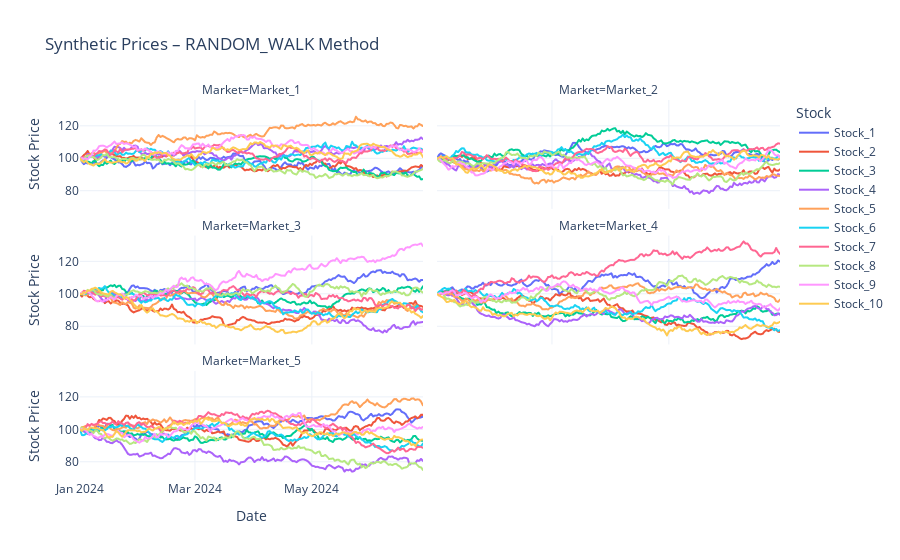
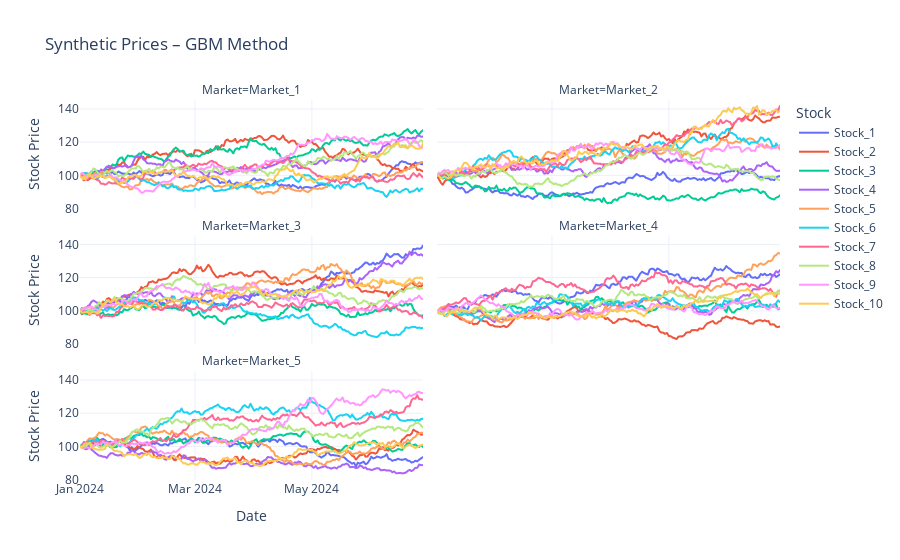
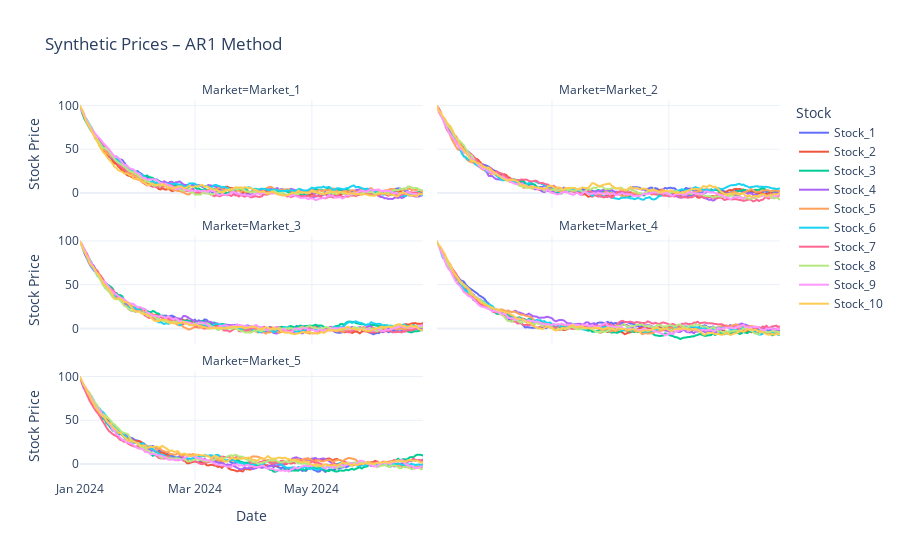
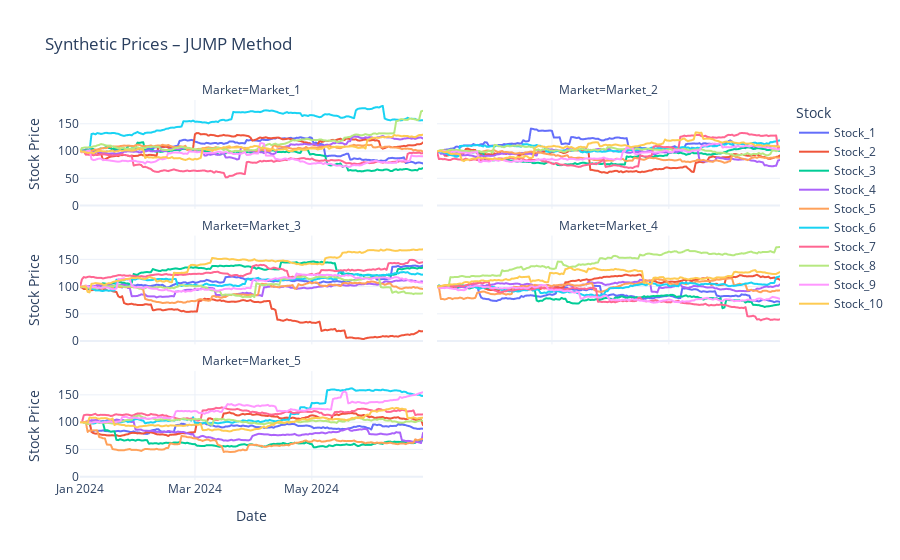

Notebook cell for these charts, in order:
### Code cell
methods = ["random_walk", "gbm", "ar1", "jump"]  # 4 approaches
markets = [f"Market_{i}" for i in range(1, 6)]  # 5 markets

for m in methods:
    print(f"\n==== {m.upper()} ====")
    all_data = pd.DataFrame()

    for mk in markets:
        mk_data = generate_market(market_name=mk, method=m)
        all_data = pd.concat([all_data, mk_data], ignore_index=True)

    # show first few rows of generated synthetic market data
    print(all_data.head(20))

    # Visualize
    plot_all_markets(all_data, method=m)
